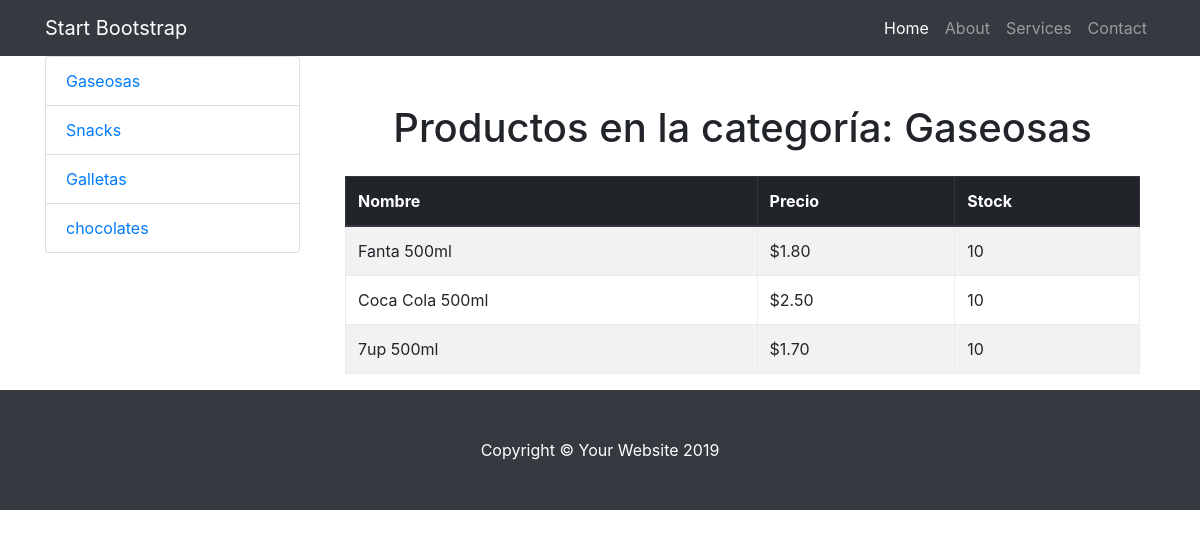
/tienda/categoria/1/, run on the app's committed database.
### tienda/models.py (models this page shows, shortened)
class Categoria(models.Model):
    nombre = models.CharField(max_length=200)
    pub_date = models.DateTimeField('fecha de registro',auto_now=True)

class Producto(models.Model):
    categoria = models.ForeignKey(Categoria,on_delete=models.CASCADE)
    nombre = models.CharField(max_length=200)
    precio = models.DecimalField(max_digits=6,decimal_places=2)
    stock = models.IntegerField(default=0)
    pub_date = models.DateTimeField('date published')

### tienda/views.py (the view)
# urls.py: path('categoria/<int:categoria_id>/', views.categoria_productos, name='categoria'),  # Vista de productos por categoría
def categoria_productos(request, categoria_id):
    categoria = get_object_or_404(Categoria, pk=categoria_id)
    productos = Producto.objects.filter(categoria=categoria)
    return render(request, 'categoria_productos.html', {'categoria': categoria, 'productos': productos})

### tienda/templates/categoria_productos.html (shortened to what this page needs)
{% extends "layout.html" %}
{% load static %}
{% block content %}
<div class="container mt-5">
    <h1 class="text-center">Productos en la categoría: {{ categoria.nombre }}</h1>
    <table class="table table-bordered table-striped mt-4">
        <thead class="thead-dark">
            <tr>
                <th>Nombre</th>
                <th>Precio</th>
                <th>Stock</th>
            </tr>
        </thead>
        <tbody>
            {% for producto in productos %}
                <tr>
                    <td>{{ producto.nombre }}</td>
                    <td>${{ producto.precio }}</td>
                    <td>{{ producto.stock }}</td>
                </tr>
            {% empty %}
                <tr>
                    <td colspan="3" class="text-center">No hay productos en esta categoría.</td>
                </tr>
            {% endfor %}
        </tbody>
    </table>
</div>
{% endblock %}

### tienda/static/css/shop.css (style rules this page uses)
body { padding-top: 54px; }
@media (min-width: 992px) { body { padding-top: 56px; } }

### data on the page
Categoria: nombre "Gaseosas"
Producto: nombre "Fanta 500ml", precio "1.80", stock "10"
Producto: nombre "Coca Cola 500ml", precio "2.50", stock "10"
Producto: nombre "7up 500ml", precio "1.70", stock "10"
